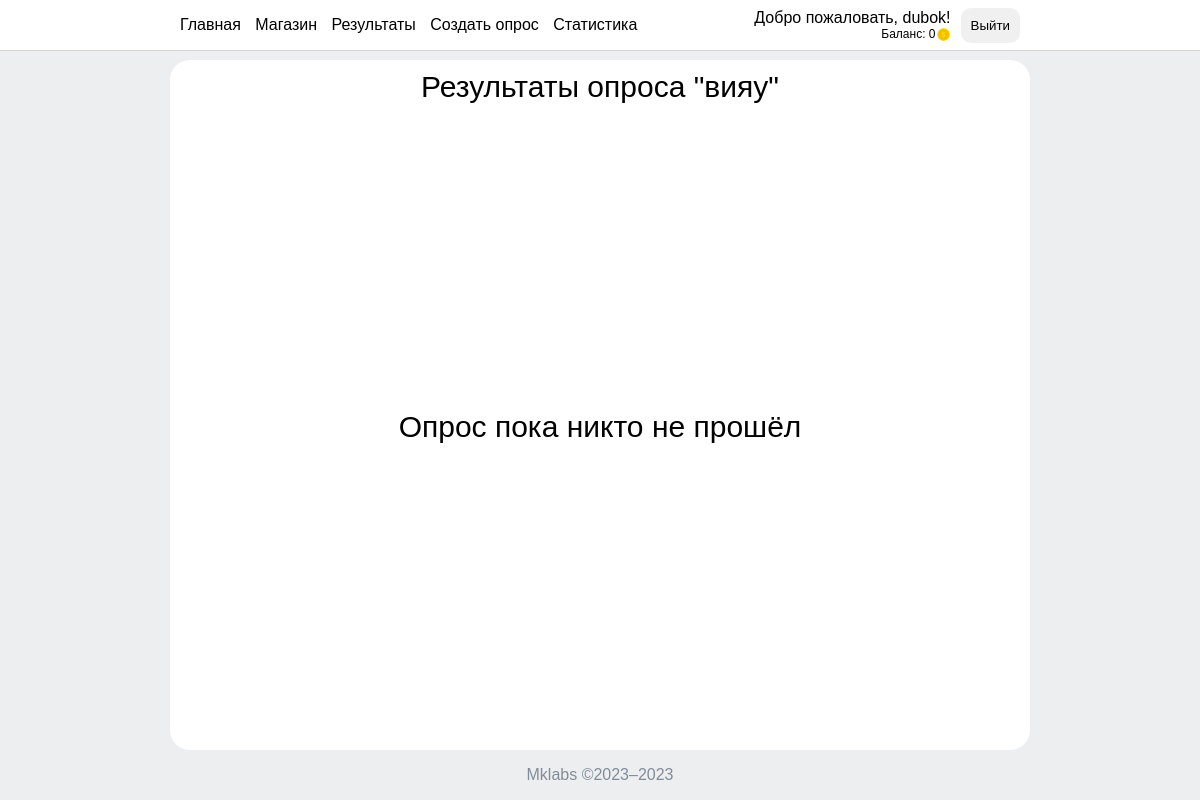
Before: /survey_results/2/ (signed in) with the older database file.
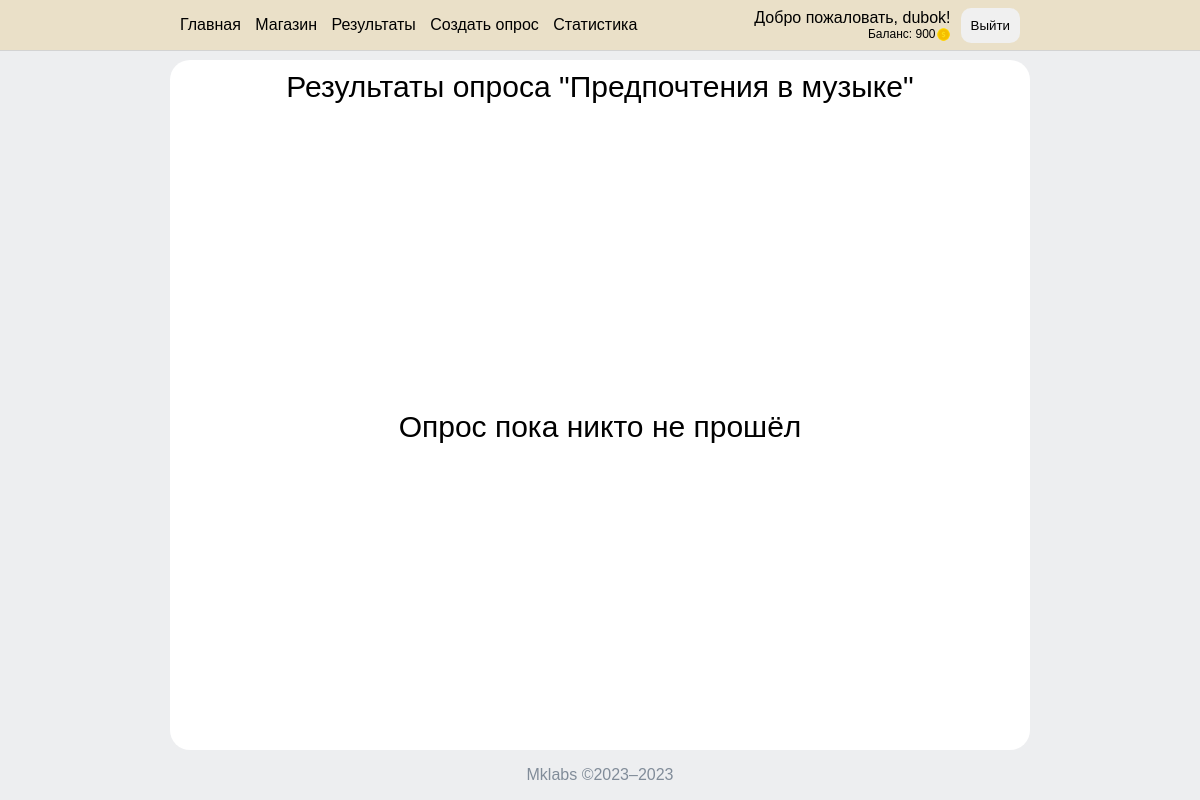
After: the same page with the newer database file.
### myapp/models.py (models this page shows)
class UserMarket(models.Model):
    user = models.ForeignKey(User, on_delete=models.CASCADE)
    balance = models.IntegerField(default=0, validators=[MinValueValidator(0)])
    purchased_colors = models.ManyToManyField('Color', related_name='users')
    active_color = models.ForeignKey(Color, on_delete=models.CASCADE, default=1)

class Survey(models.Model):
    title = models.CharField(max_length=100)
    description = models.TextField()
    date_completed = models.DateTimeField(auto_now_add=True)
    price = models.IntegerField(default=0)

### myapp/views.py (the view)
# urls.py: path('survey_results/<int:survey_id>/', survey_results, name='survey_results'),
def survey_results(request, survey_id):
    survey = Survey.objects.get(id=survey_id)
    completed_surveys = SurveyCompletion.objects.filter(survey_id=survey_id)
    users = [completion.user for completion in completed_surveys]
    return render(request, 'survey_result.html', {'users': users, 'survey': survey})

### myapp/context_processor.py (called while the page is built)
def balance_processor(request):
    user = request.user
    if user.is_authenticated:
        user_market = UserMarket.objects.filter(user=user).first()
    else:
        user_market = None
    return {'user_market': user_market}

def user_processor(request):
    user = request.user if request.user.is_authenticated else None
    return {'user': user}

### templates/survey_result.html
{% extends 'index.html' %}
{% block content %}
    {% if user.username != None and not user.is_superuser %}
        <div class="no-access">
            <p>Извините, у вас нет доступа к этому сайту</p>
        </div>
    {% else %}
        <div class="page-title">Результаты опроса "{{ survey.title }}"</div>
        {% if users|length != 0 %}
            <div class="question-block">
                {% for user in users %}
                    <div class="user">
                        <a href="{% url 'user_results' survey.id user.id %}">
                            <div class="username"
                                 style="background-color: {{ user.usermarket_set.first.active_color.hex_code }}">{{ user.username }}</div>
                        </a>
                    </div>
                {% endfor %}
            </div>
        {% else %}
            <div class="no-access">
                <p>Опрос пока никто не прошёл</p>
            </div>
        {% endif %}
    {% endif %}
{% endblock %}

### templates/index.html (shortened to what this page needs)
{% load static %}
<!DOCTYPE html>
<html>
<head>
    <link rel="stylesheet" href="{% static 'css/main.css' %}">
    <link rel="stylesheet" href="{% static 'css/surveys.css' %}">
    <link rel="stylesheet" href="{% static 'css/colors.css' %}">
</head>
<body>
<header style="background-color: {{ user_market.active_color.hex_code }} !important;">
    <nav>
        <ul>
            <li><a href="/">Главная</a></li>
            <li><a href="/market/">Магазин</a></li>
            {% if user.is_superuser %}
                <li><a href="/results/">Результаты</a></li>
                <li><a href="/create_test/">Создать опрос</a></li>
                <li><a href="/stats/">Статистика</a></li>
            {% endif %}
        </ul>
        <div id="container">
            {% if user != None and user.username != "" %}
                <div class="greet">
                    <p>Добро пожаловать, {{ user.username }}!</p>
                    <div class="balance">Баланс: {{ user_market.balance }}<img src="/static/icons/coin.png"></div>
                </div>
                <button class="button" id="logout">Выйти</button>
                </div>
            {% else %}
                <button class="button" id="login">Войти</button>
                <button class="button" id="signin">Зарегистрироваться</button>
            {% endif %}
    </nav>
</header>
<main>
    <div class="content">
        {% block content %}{% endblock %}
    </div>
</main>
<footer>
    Mklabs ©2023–2023
</footer>
</body>
</html>

Changed rows visible on the page:
changed UserMarket: active_color_id 1 → 5 (drawn); balance "0" → "900"
changed Survey: title "вияу" → "Предпочтения в музыке"
